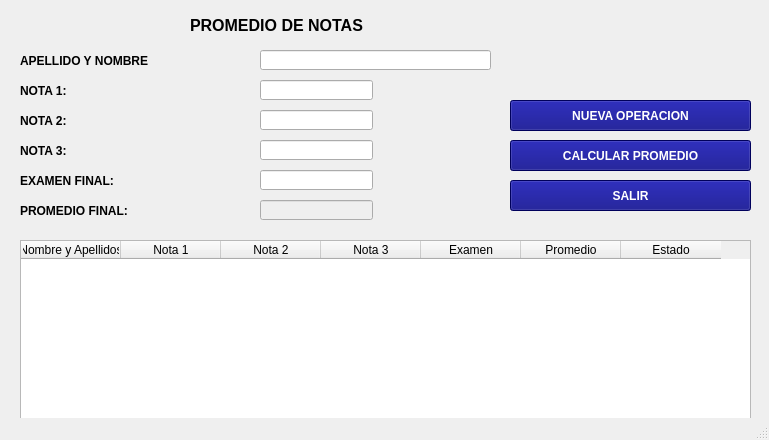
<?xml version="1.0" encoding="UTF-8"?>
<ui version="4.0">
 <class>MainWindow</class>
 <widget class="QMainWindow" name="MainWindow">
  <property name="geometry">
   <rect>
    <x>0</x>
    <y>0</y>
    <width>769</width>
    <height>440</height>
   </rect>
  </property>
  <property name="windowTitle">
   <string>MainWindow</string>
  </property>
  <widget class="QWidget" name="centralwidget">
   <widget class="QLabel" name="label">
    <property name="geometry">
     <rect>
      <x>20</x>
      <y>50</y>
      <width>231</width>
      <height>21</height>
     </rect>
    </property>
    <property name="font">
     <font>
      <family>Arial</family>
      <pointsize>9</pointsize>
      <weight>75</weight>
      <bold>true</bold>
     </font>
    </property>
    <property name="text">
     <string>APELLIDO Y NOMBRE</string>
    </property>
   </widget>
   <widget class="QLabel" name="label_2">
    <property name="geometry">
     <rect>
      <x>20</x>
      <y>80</y>
      <width>231</width>
      <height>21</height>
     </rect>
    </property>
    <property name="font">
     <font>
      <family>Arial</family>
      <pointsize>9</pointsize>
      <weight>75</weight>
      <bold>true</bold>
     </font>
    </property>
    <property name="text">
     <string>NOTA 1:</string>
    </property>
   </widget>
   <widget class="QLabel" name="label_3">
    <property name="geometry">
     <rect>
      <x>20</x>
      <y>110</y>
      <width>231</width>
      <height>21</height>
     </rect>
    </property>
    <property name="font">
     <font>
      <family>Arial</family>
      <pointsize>9</pointsize>
      <weight>75</weight>
      <bold>true</bold>
     </font>
    </property>
    <property name="text">
     <string>NOTA 2:</string>
    </property>
   </widget>
   <widget class="QLabel" name="label_4">
    <property name="geometry">
     <rect>
      <x>20</x>
      <y>140</y>
      <width>231</width>
      <height>21</height>
     </rect>
    </property>
    <property name="font">
     <font>
      <family>Arial</family>
      <pointsize>9</pointsize>
      <weight>75</weight>
      <bold>true</bold>
     </font>
    </property>
    <property name="text">
     <string>NOTA 3:</string>
    </property>
   </widget>
   <widget class="QLabel" name="label_5">
    <property name="geometry">
     <rect>
      <x>20</x>
      <y>170</y>
      <width>231</width>
      <height>21</height>
     </rect>
    </property>
    <property name="font">
     <font>
      <family>Arial</family>
      <pointsize>9</pointsize>
      <weight>75</weight>
      <bold>true</bold>
     </font>
    </property>
    <property name="text">
     <string>EXAMEN FINAL:</string>
    </property>
   </widget>
   <widget class="QLabel" name="label_6">
    <property name="geometry">
     <rect>
      <x>20</x>
      <y>200</y>
      <width>231</width>
      <height>21</height>
     </rect>
    </property>
    <property name="font">
     <font>
      <family>Arial</family>
      <pointsize>9</pointsize>
      <weight>75</weight>
      <bold>true</bold>
     </font>
    </property>
    <property name="text">
     <string>PROMEDIO FINAL:</string>
    </property>
   </widget>
   <widget class="QLineEdit" name="txtApellidoNombre">
    <property name="geometry">
     <rect>
      <x>260</x>
      <y>50</y>
      <width>231</width>
      <height>20</height>
     </rect>
    </property>
   </widget>
   <widget class="QLineEdit" name="txtNota1">
    <property name="geometry">
     <rect>
      <x>260</x>
      <y>80</y>
      <width>113</width>
      <height>20</height>
     </rect>
    </property>
   </widget>
   <widget class="QLineEdit" name="txtNota2">
    <property name="geometry">
     <rect>
      <x>260</x>
      <y>110</y>
      <width>113</width>
      <height>20</height>
     </rect>
    </property>
   </widget>
   <widget class="QLineEdit" name="txtNota3">
    <property name="geometry">
     <rect>
      <x>260</x>
      <y>140</y>
      <width>113</width>
      <height>20</height>
     </rect>
    </property>
   </widget>
   <widget class="QLineEdit" name="txtExamenFinal">
    <property name="geometry">
     <rect>
      <x>260</x>
      <y>170</y>
      <width>113</width>
      <height>20</height>
     </rect>
    </property>
   </widget>
   <widget class="QLineEdit" name="txtPromedioFinal">
    <property name="enabled">
     <bool>false</bool>
    </property>
    <property name="geometry">
     <rect>
      <x>260</x>
      <y>200</y>
      <width>113</width>
      <height>20</height>
     </rect>
    </property>
    <property name="tabletTracking">
     <bool>false</bool>
    </property>
    <property name="autoFillBackground">
     <bool>false</bool>
    </property>
   </widget>
   <widget class="QLabel" name="label_7">
    <property name="geometry">
     <rect>
      <x>190</x>
      <y>10</y>
      <width>411</width>
      <height>31</height>
     </rect>
    </property>
    <property name="font">
     <font>
      <family>Arial</family>
      <pointsize>12</pointsize>
      <weight>75</weight>
      <bold>true</bold>
     </font>
    </property>
    <property name="text">
     <string>PROMEDIO DE NOTAS </string>
    </property>
   </widget>
   <widget class="QPushButton" name="btnNuevo">
    <property name="geometry">
     <rect>
      <x>510</x>
      <y>100</y>
      <width>241</width>
      <height>31</height>
     </rect>
    </property>
    <property name="font">
     <font>
      <family>Arial</family>
      <weight>75</weight>
      <bold>true</bold>
     </font>
    </property>
    <property name="styleSheet">
     <string notr="true">background-color: rgb(0, 0, 127);
color: rgb(255, 255, 255);</string>
    </property>
    <property name="text">
     <string>NUEVA OPERACION</string>
    </property>
   </widget>
   <widget class="QPushButton" name="btnPromedio">
    <property name="geometry">
     <rect>
      <x>510</x>
      <y>140</y>
      <width>241</width>
      <height>31</height>
     </rect>
    </property>
    <property name="font">
     <font>
      <family>Arial</family>
      <weight>75</weight>
      <bold>true</bold>
     </font>
    </property>
    <property name="styleSheet">
     <string notr="true">background-color: rgb(0, 0, 127);
color: rgb(255, 255, 255);</string>
    </property>
    <property name="text">
     <string>CALCULAR PROMEDIO</string>
    </property>
   </widget>
   <widget class="QPushButton" name="btnSalir">
    <property name="geometry">
     <rect>
      <x>510</x>
      <y>180</y>
      <width>241</width>
      <height>31</height>
     </rect>
    </property>
    <property name="font">
     <font>
      <family>Arial</family>
      <weight>75</weight>
      <bold>true</bold>
     </font>
    </property>
    <property name="styleSheet">
     <string notr="true">background-color: rgb(0, 0, 127);
color: rgb(255, 255, 255);</string>
    </property>
    <property name="text">
     <string>SALIR</string>
    </property>
   </widget>
   <widget class="QLabel" name="label_8">
    <property name="geometry">
     <rect>
      <x>520</x>
      <y>10</y>
      <width>181</width>
      <height>81</height>
     </rect>
    </property>
    <property name="lineWidth">
     <number>1</number>
    </property>
    <property name="text">
     <string/>
    </property>
    <property name="pixmap">
     <pixmap>../../Users/DELQUI/Downloads/LOGO CONTA.jpeg</pixmap>
    </property>
    <property name="scaledContents">
     <bool>true</bool>
    </property>
    <property name="wordWrap">
     <bool>false</bool>
    </property>
    <property name="openExternalLinks">
     <bool>false</bool>
    </property>
   </widget>
   <widget class="QTableWidget" name="tblDatos">
    <property name="geometry">
     <rect>
      <x>20</x>
      <y>240</y>
      <width>731</width>
      <height>192</height>
     </rect>
    </property>
    <property name="styleSheet">
     <string notr="true">font: 75 9pt &quot;Arial&quot;;</string>
    </property>
    <column>
     <property name="text">
      <string>Nombre y Apellidos</string>
     </property>
    </column>
    <column>
     <property name="text">
      <string>Nota 1</string>
     </property>
    </column>
    <column>
     <property name="text">
      <string>Nota 2</string>
     </property>
    </column>
    <column>
     <property name="text">
      <string>Nota 3</string>
     </property>
    </column>
    <column>
     <property name="text">
      <string>Examen</string>
     </property>
    </column>
    <column>
     <property name="text">
      <string>Promedio</string>
     </property>
    </column>
    <column>
     <property name="text">
      <string>Estado</string>
     </property>
    </column>
   </widget>
  </widget>
  <widget class="QMenuBar" name="menubar">
   <property name="geometry">
    <rect>
     <x>0</x>
     <y>0</y>
     <width>769</width>
     <height>18</height>
    </rect>
   </property>
  </widget>
  <widget class="QStatusBar" name="statusbar"/>
 </widget>
 <resources/>
 <connections/>
</ui>
